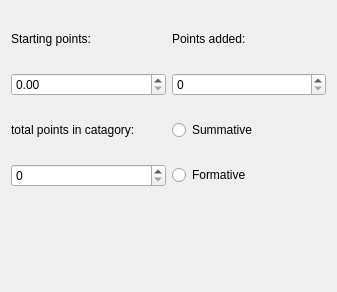
<?xml version="1.0" encoding="UTF-8"?>
<ui version="4.0">
 <class>Grade_Calculator</class>
 <widget class="QDialog" name="Grade_Calculator">
  <property name="geometry">
   <rect>
    <x>0</x>
    <y>0</y>
    <width>337</width>
    <height>292</height>
   </rect>
  </property>
  <property name="windowTitle">
   <string>Grade_Calculator</string>
  </property>
  <property name="inputMethodHints">
   <set>Qt::ImhDigitsOnly</set>
  </property>
  <layout class="QGridLayout" name="gridLayout">
   <item row="5" column="0" colspan="2">
    <widget class="QLabel" name="output">
     <property name="maximumSize">
      <size>
       <width>16777215</width>
       <height>50</height>
      </size>
     </property>
     <property name="text">
      <string/>
     </property>
    </widget>
   </item>
   <item row="0" column="0">
    <widget class="QLabel" name="in_points_label">
     <property name="maximumSize">
      <size>
       <width>16777215</width>
       <height>20</height>
      </size>
     </property>
     <property name="text">
      <string>Starting points:</string>
     </property>
    </widget>
   </item>
   <item row="1" column="1">
    <widget class="QSpinBox" name="new_points">
     <property name="maximum">
      <number>2000</number>
     </property>
     <property name="singleStep">
      <number>10</number>
     </property>
    </widget>
   </item>
   <item row="0" column="1">
    <widget class="QLabel" name="out_point_label">
     <property name="maximumSize">
      <size>
       <width>16777215</width>
       <height>20</height>
      </size>
     </property>
     <property name="text">
      <string>Points added:</string>
     </property>
    </widget>
   </item>
   <item row="3" column="1">
    <widget class="QRadioButton" name="select_summative">
     <property name="text">
      <string>Summative</string>
     </property>
    </widget>
   </item>
   <item row="4" column="1">
    <widget class="QRadioButton" name="select_formative">
     <property name="text">
      <string>Formative</string>
     </property>
     <property name="checkable">
      <bool>true</bool>
     </property>
     <property name="checked">
      <bool>false</bool>
     </property>
    </widget>
   </item>
   <item row="4" column="0">
    <widget class="QSpinBox" name="total_cat_points">
     <property name="maximum">
      <number>2000</number>
     </property>
     <property name="singleStep">
      <number>100</number>
     </property>
    </widget>
   </item>
   <item row="3" column="0">
    <widget class="QLabel" name="label">
     <property name="text">
      <string>total points in catagory:</string>
     </property>
    </widget>
   </item>
   <item row="1" column="0">
    <widget class="QDoubleSpinBox" name="not_changed_points"/>
   </item>
  </layout>
 </widget>
 <resources/>
 <connections/>
</ui>
